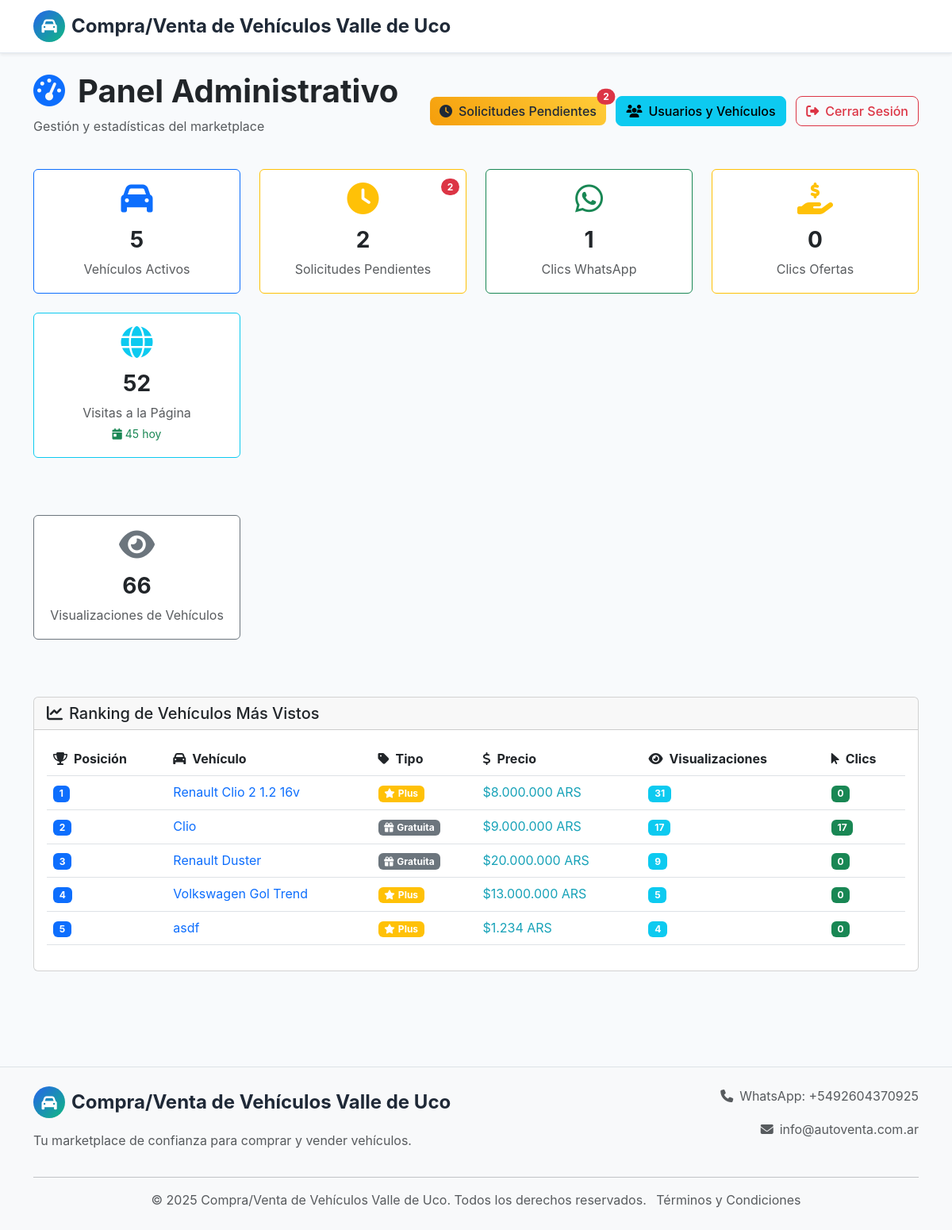
The app's page /panel (signed in) with its own data.
### models.py (models this page shows, shortened)
class Vehicle(db.Model):
    id = db.Column(db.Integer, primary_key=True)
    title = db.Column(db.String(200), nullable=False)
    description = db.Column(db.Text, nullable=False)
    price = db.Column(db.Integer, nullable=False)
    currency = db.Column(db.String(3), default='ARS')  # USD or ARS
    year = db.Column(db.Integer)
    brand = db.Column(db.String(100))
    model = db.Column(db.String(100))
    kilometers = db.Column(db.Integer)
    fuel_type = db.Column(db.String(50))
    transmission = db.Column(db.String(50))
    color = db.Column(db.String(50))
    images = db.Column(db.Text)  # JSON string of image URLs
    main_image_index = db.Column(db.Integer, default=0)  # Index of the main image to display
    whatsapp_number = db.Column(db.String(20), nullable=True)  # WhatsApp number
    call_number = db.Column(db.String(20), nullable=True)  # Call number
    contact_type = db.Column(db.String(20), default="whatsapp")  # 'whatsapp' or 'call' (deprecated)
    phone_number = db.Column(db.String(20), nullable=True)  # For call-only contact (deprecated)
    is_active = db.Column(db.Boolean, default=True)
    is_plus = db.Column(db.Boolean, default=True)  # True for Plus (complete), False for Free (basic)
    premium_duration_months = db.Column(db.Integer, default=1)  # Duration of premium visibility in months
    premium_expires_at = db.Column(db.DateTime, nullable=True)  # When premium visibility expires
    created_at = db.Column(db.DateTime, default=datetime.utcnow)
    updated_at = db.Column(db.DateTime, default=datetime.utcnow, onupdate=datetime.utcnow)
    client_request_id = db.Column(db.Integer, db.ForeignKey('client_request.id'), nullable=True)  # Link to original request if created from client request
    clicks = db.relationship('Click', backref='vehicle', lazy=True, cascade='all, delete-orphan')
    def format_price_with_currency(self):
        if self.currency == "ARS":
            return f"${self.price:,} ARS".replace(",", ".")
        else:
            return f"${self.price:,} USD".replace(",", ".")
    def get_currency_class(self):
        return "price-ars" if self.currency == "ARS" else "price-usd"

### routes.py (the view)
@app.route('/panel')
def admin_dashboard():
    if not session.get('admin_logged_in'):
        return redirect(url_for('panel_login'))
    total_vehicles = Vehicle.query.filter_by(is_active=True).count()
    total_whatsapp_clicks = Click.query.filter_by(click_type='whatsapp').count()
    total_offer_clicks = Click.query.filter_by(click_type='offer').count()
    total_views = VehicleView.query.count()
    pending_requests_count = ClientRequest.query.filter_by(status='pending').count()
    total_page_visits = PageVisit.query.filter_by(page='index').count()
    today_visits = PageVisit.query.filter(
        PageVisit.page == 'index',
        PageVisit.created_at >= datetime.utcnow().replace(hour=0, minute=0, second=0, microsecond=0)
    ).count()
    from sqlalchemy import func
    most_viewed = db.session.query(
        Vehicle,
        func.count(VehicleView.id).label('view_count'),
        func.count(Click.id).label('click_count')
    ).outerjoin(VehicleView).outerjoin(Click).filter(
        Vehicle.is_active == True
    ).group_by(Vehicle.id).order_by(
        func.count(VehicleView.id).desc()
    ).limit(10).all()
    stats = {
        'total_vehicles': total_vehicles,
        'total_whatsapp_clicks': total_whatsapp_clicks,
        'total_offer_clicks': total_offer_clicks,
        'total_views': total_views,
        'most_viewed': most_viewed,
        'pending_requests_count': pending_requests_count,
        'total_page_visits': total_page_visits,
        'today_visits': today_visits
    }
    return render_template('admin_dashboard.html', stats=stats)

### templates/admin_dashboard.html (shortened to what this page needs)
{% extends "base.html" %}
{% block content %}
<div class="container py-4">
    <div class="row mb-4">
        <div class="col-12">
            <div class="d-flex justify-content-between align-items-center">
                <div>
                    <h1 class="display-6 fw-bold">
                        <i class="fas fa-tachometer-alt me-3 text-primary"></i>Panel Administrativo
                    </h1>
                    <p class="text-muted">Gestión y estadísticas del marketplace</p>
                </div>
                <div>
                    <a href="{{ url_for('admin_pending_requests') }}" class="btn btn-warning me-2 position-relative">
                        <i class="fas fa-clock me-2"></i>Solicitudes Pendientes
                        {% if stats.pending_requests_count > 0 %}
                        <span class="position-absolute top-0 start-100 translate-middle badge rounded-pill bg-danger">
                            {{ stats.pending_requests_count }}
                        </span>
                        {% endif %}
                    </a>
                    <a href="{{ url_for('admin_users_vehicles') }}" class="btn btn-info me-2">
                        <i class="fas fa-users me-2"></i>Usuarios y Vehículos
                    </a>
                    <a href="{{ url_for('logout') }}" class="btn btn-outline-danger"
                       onclick="return confirm('¿Estás seguro de que quieres cerrar sesión?')">
                        <i class="fas fa-sign-out-alt me-2"></i>Cerrar Sesión
                    </a>
                </div>
            </div>
        </div>
    </div>
    <div class="row mb-5">
        <div class="col-lg-3 col-md-6 mb-4">
            <div class="card stat-card border-primary">
                <div class="card-body text-center">
                    <i class="fas fa-car text-primary mb-3" style="font-size: 2.5rem;"></i>
                    <h3 class="fw-bold">{{ stats.total_vehicles }}</h3>
                    <p class="text-muted mb-0">Vehículos Activos</p>
                </div>
            </div>
        </div>
        <div class="col-lg-3 col-md-6 mb-4">
            <div class="card stat-card border-warning">
                <div class="card-body text-center position-relative">
                    <i class="fas fa-clock text-warning mb-3" style="font-size: 2.5rem;"></i>
                    <h3 class="fw-bold">{{ stats.pending_requests_count }}</h3>
                    <p class="text-muted mb-0">Solicitudes Pendientes</p>
                    {% if stats.pending_requests_count > 0 %}
                    <div class="position-absolute top-0 end-0 m-2">
                        <span class="badge bg-danger rounded-pill">{{ stats.pending_requests_count }}</span>
                    </div>
                    {% endif %}
                </div>
            </div>
        </div>
        <div class="col-lg-3 col-md-6 mb-4">
            <div class="card stat-card border-success">
                <div class="card-body text-center">
                    <i class="fab fa-whatsapp text-success mb-3" style="font-size: 2.5rem;"></i>
                    <h3 class="fw-bold">{{ stats.total_whatsapp_clicks }}</h3>
                    <p class="text-muted mb-0">Clics WhatsApp</p>
                </div>
            </div>
        </div>
        <div class="col-lg-3 col-md-6 mb-4">
            <div class="card stat-card border-warning">
                <div class="card-body text-center">
                    <i class="fas fa-hand-holding-usd text-warning mb-3" style="font-size: 2.5rem;"></i>
                    <h3 class="fw-bold">{{ stats.total_offer_clicks }}</h3>
                    <p class="text-muted mb-0">Clics Ofertas</p>
                </div>
            </div>
        </div>
        <div class="col-lg-3 col-md-6 mb-4">
            <div class="card stat-card border-info">
                <div class="card-body text-center">
                    <i class="fas fa-globe text-info mb-3" style="font-size: 2.5rem;"></i>
                    <h3 class="fw-bold">{{ stats.total_page_visits }}</h3>
                    <p class="text-muted mb-0">Visitas a la Página</p>
                    <small class="text-success">
                        <i class="fas fa-calendar-day me-1"></i>{{ stats.today_visits }} hoy
                    </small>
                </div>
            </div>
        </div>
    </div>
    <div class="row mb-5">
        <div class="col-lg-3 col-md-6 mb-4">
            <div class="card stat-card border-secondary">
                <div class="card-body text-center">
                    <i class="fas fa-eye text-secondary mb-3" style="font-size: 2.5rem;"></i>
                    <h3 class="fw-bold">{{ stats.total_views }}</h3>
                    <p class="text-muted mb-0">Visualizaciones de Vehículos</p>
                </div>
            </div>
        </div>
    </div>
    <div class="row mb-5">
        <div class="col-12">
            <div class="card">
                <div class="card-header">
                    <h5 class="mb-0">
                        <i class="fas fa-chart-line me-2"></i>Ranking de Vehículos Más Vistos
                    </h5>
                </div>
                <div class="card-body">
                    {% if stats.most_viewed %}
                        <div class="table-responsive">
                            <table class="table table-hover">
                                <thead>
                                    <tr>
                                        <th><i class="fas fa-trophy me-2"></i>Posición</th>
                                        <th><i class="fas fa-car me-2"></i>Vehículo</th>
                                        <th><i class="fas fa-tag me-2"></i>Tipo</th>
                                        <th><i class="fas fa-dollar-sign me-2"></i>Precio</th>
                                        <th><i class="fas fa-eye me-2"></i>Visualizaciones</th>
                                        <th><i class="fas fa-mouse-pointer me-2"></i>Clics</th>
                                    </tr>
                                </thead>
                                <tbody>
                                    {% for vehicle, view_count, click_count in stats.most_viewed %}
                                        <tr>
                                            <td>
                                                <span class="badge bg-primary">{{ loop.index }}</span>
                                            </td>
                                            <td>
                                                <a href="{{ url_for('vehicle_detail', id=vehicle.id) }}"
                                                   class="text-decoration-none">
                                                    {{ vehicle.title }}
                                                </a>
                                            </td>
                                            <td>
                                                {% if vehicle.is_plus %}
                                                    <span class="badge bg-warning">
                                                        <i class="fas fa-star me-1"></i>Plus
                                                    </span>
                                                {% else %}
                                                    <span class="badge bg-secondary">
                                                        <i class="fas fa-gift me-1"></i>Gratuita
                                                    </span>
                                                {% endif %}
                                            </td>
                                            <td class="{{ vehicle.get_currency_class() }}">
                                                {{ vehicle.format_price_with_currency() }}
                                            </td>
                                            <td>
                                                <span class="badge bg-info">{{ view_count }}</span>
                                            </td>
                                            <td>
                                                <span class="badge bg-success">{{ click_count }}</span>
                                            </td>
                                        </tr>
                                    {% endfor %}
                                </tbody>
                            </table>
                        </div>
                    {% else %}
                        <div class="text-center py-4">
                            <i class="fas fa-chart-line text-muted" style="font-size: 3rem;"></i>
                            <h5 class="mt-3 text-muted">No hay datos disponibles</h5>
                            <p class="text-muted">Las estadísticas aparecerán cuando haya actividad.</p>
                        </div>
                    {% endif %}
                </div>
            </div>
        </div>
    </div>
</div>
{% endblock %}

### static/css/style.css (style rules this page uses)
:root { --primary-color: #2563eb; --success-color: #10b981; --warning-color: #f59e0b; --danger-color: #ef4444; --dark-color: #1f2937; --light-color: #f9fafb; --brand-blue: #2563eb; --brand-green: #10b981; }
body { font-family: -apple-system, BlinkMacSystemFont, 'Segoe UI', Roboto, 'Helvetica Neue', Arial, sans-serif; line-height: 1.6; background-color: #f8fafc; }
.stat-card { transition: transform 0.2s ease; }
.btn { border-radius: 0.5rem; font-weight: 500; transition: all 0.3s ease; }
.btn-warning { background: linear-gradient(45deg, var(--warning-color), #ffcd39); border: none; color: var(--dark-color); }
.price-ars { color: #17a2b8 !important; }

### records on screen
Vehicle: title "Renault Clio 2 1.2 16v", is_plus True (drawn), format_price_with_currency "$8.000.000 ARS", view_count "31", main_image_index "0"
Vehicle: title "Clio", is_plus False (drawn), format_price_with_currency "$9.000.000 ARS", view_count "17", click_count "17"
Vehicle: title "Renault Duster", is_plus False (drawn), format_price_with_currency "$20.000.000 ARS", view_count "9", click_count "0"
Vehicle: title "Volkswagen Gol Trend", is_plus True (drawn), format_price_with_currency "$13.000.000 ARS", id "5", main_image_index "0"
Vehicle: title "asdf", is_plus True (drawn), format_price_with_currency "$1.234 ARS", view_count "4", main_image_index "0"

### other values on screen
{{ stats.pending_requests_count }} "2"
{{ stats.total_vehicles }} "5"
{{ stats.total_whatsapp_clicks }} "1"
{{ stats.total_offer_clicks }} "0"
{{ stats.total_page_visits }} "52"
{{ stats.today_visits }} "45"
{{ stats.total_views }} "66"
